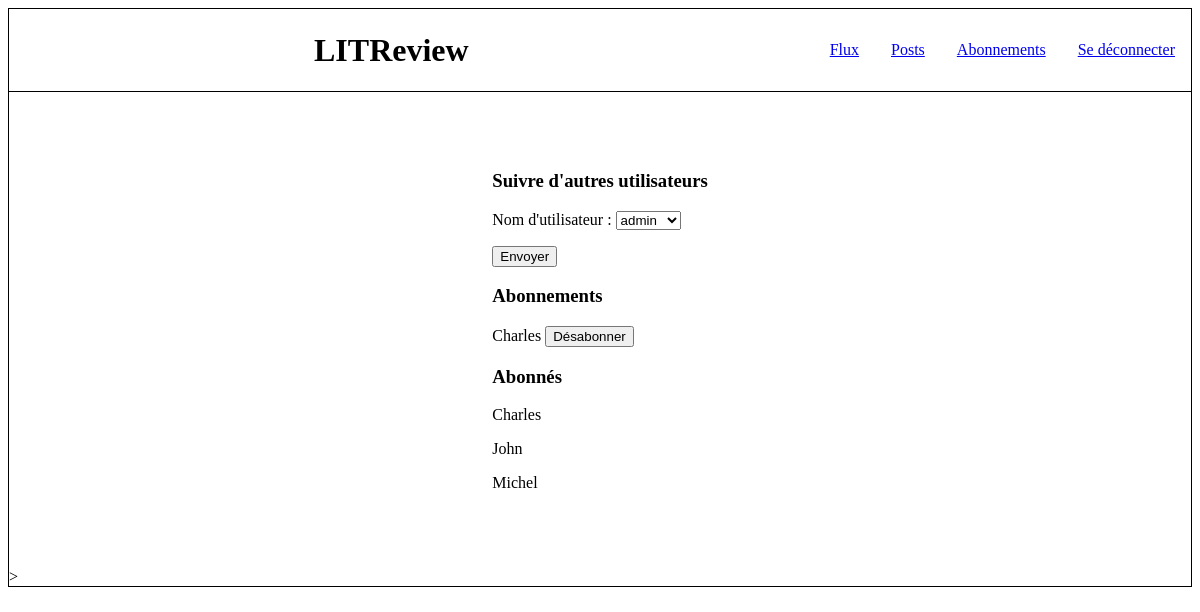
Page /subscriptions/ (signed in) on the committed database.
### feeds/models.py (models this page shows)
class UserFollows(models.Model):
    user = models.ForeignKey(
        to=settings.AUTH_USER_MODEL, on_delete=models.CASCADE,
        related_name="following")
    followed_user = models.ForeignKey(
        to=settings.AUTH_USER_MODEL, on_delete=models.CASCADE,
        related_name="followed_by")
    class Meta:
        unique_together = ("user", "followed_user", )

### subscriptions/views.py (the view, shortened to what this page needs)
# urls.py: path("", SubscriptionsView.as_view(), name="subscriptions"),
class SubscriptionsView(LoginRequiredMixin, View):
    login_url = "index"
    redirect_field_name = "next"
    template_name = "subscriptions/subscriptions.html"
    def get(self, request):
        form = SubscriptionsForm(user=request.user)
        try:
            subscriptions = UserFollows.objects.filter(user=request.user)
        except UserFollows.DoesNotExist:
            subscriptions = ""
        try:
            subscribers = UserFollows.objects.filter(
                followed_user=request.user)
        except UserFollows.DoesNotExist:
            subscribers = ""
        return render(request, self.template_name,
                      context={"form": form,
                               "subscriptions": subscriptions,
                               "subscribers": subscribers})

### subscriptions/forms.py
class SubscriptionsForm(ModelForm):
    class Meta:
        model = UserFollows
        fields = ["followed_user"]
    def __init__(self, user="", *args, **kwargs):
        self.user = user
        users_to_exclude = [user.followed_user.username for user in
                            UserFollows.objects.filter(user=self.user)]
        users_to_exclude.append(self.user.username)
        users_to_print = User.objects.all().exclude(
            username__in=users_to_exclude)
        super().__init__(*args, **kwargs)
        users_choices = []
        for user in users_to_print:
            users_choices.append((user, user))
        users_choices = tuple(users_choices)
        self.fields["followed_user"] = ChoiceField(label="Nom d'utilisateur",
                                                   widget=Select,
                                                   choices=users_choices)

### templates/subscriptions/subscriptions.html (shortened to what this page needs)
{% extends 'base.html' %}
{% block content %}
<head>
</head>
<div class="horizontal_aligned">
    <div class="block_feeds">
        <h3>Suivre d'autres utilisateurs</h3>
            <form method="post" enctype="multipart/form-data">
                {{ form.as_p }}
                <input type="submit" name="add_user_sub" value="Envoyer">
            </form>
        <h3>Abonnements</h3>
            {% for subscription in subscriptions %}
                <form method="post" enctype="multipart/form-data">
                    {{ subscription.followed_user }}
                    <input type="submit" name="delete_user_sub" value="Désabonner">
                </form>
            {% endfor %}
        <h3>Abonnés</h3>
            {% for subscriber in subscribers %}
                <p>{{ subscriber.user }}</p>
            {% endfor %}
    </div>
</div>>
{% endblock content %}

### static/style.css (style rules this page uses)
body { border: solid thin; min-height: 500px; }
.horizontal_aligned { display: flex; justify-content: center; }
.block_feeds { margin: 5% 30%; }

### rows in the picture
UserFollows: followed_user "Charles"
UserFollows: user "Charles"
UserFollows: user "John"
UserFollows: user "Michel"
